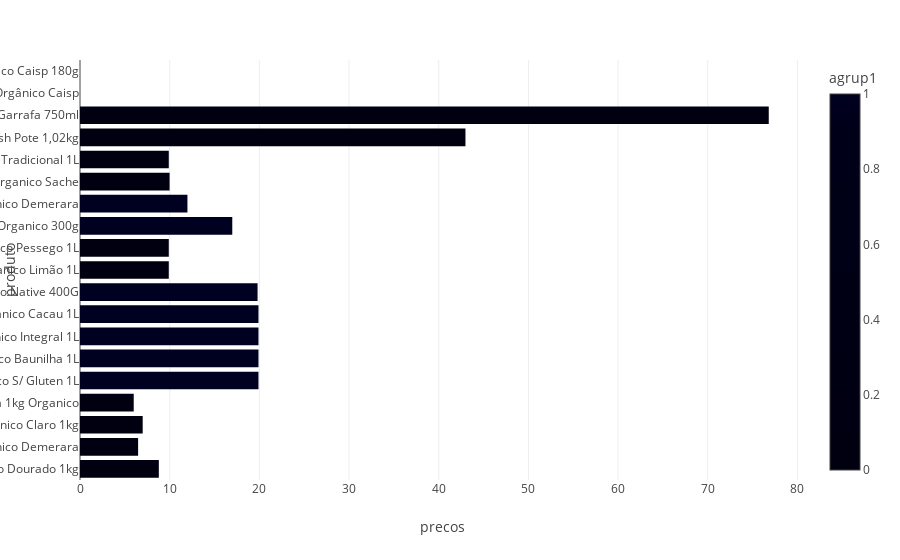

Notebook cell for this chart:
### Code cell
df['agrup1']=((df.precos>10)&(df.precos<=20))*1
df.agrup1.value_counts()


px.bar(df, x='precos', y='produto', color='agrup1')

### Figure 1 — Plotly figure (JSON) as saved in the notebook; plotly's stock layout.template omitted (floating-point values rounded to 4 significant figures)
{"data": [{"alignmentgroup": "True", "hovertemplate": "precos=%{x}<br>produto=%{y}<br>agrup1=%{marker.color}<extra></extra>", "legendgroup": "", "marker": {"color": [0, 0, 0, 0, 1, 1, 1, 1, 1, 0, 0, 1, 1, 0, 0, 0, 0, 0, 0], "coloraxis": "coloraxis", "pattern": {"shape": ""}}, "name": "", "offsetgroup": "", "orientation": "h", "showlegend": false, "textposition": "auto", "type": "bar", "x": [8.79, 6.48, 6.99, 5.99, 19.9, 19.9, 19.9, 19.9, 19.8, 9.9, 9.9, 16.98, 11.98, 9.99, 9.9, 42.98, 76.8, 0, 0], "xaxis": "x", "y": ["Açucar Native Orgânico Dourado 1kg", "Açucar Itaja 1KG Organico Demerara", "Açúcar Native Orgânico Claro 1kg", "Açucar Cristal Itaja 1kg Organico", "Bebida De Aveia Nude Organico S/ Gluten 1L", "Bebida De Aveia Nude Organico Baunilha 1L", "Bebida De Aveia Nude Organico Integral 1L", "Bebida De Aveia Nude Organico Cacau 1L", "Achocolatado Orgânico Em Pó Instantâneo Native 400G", "Chá Mate Poder da Terra Organico Limão 1L", "Chá Mate Poder da Terra Organico Pessego 1L", "Cereal Corn Flakes Native Organico 300g", "Açucar Tia Sonia 400g Organico Demerara", "Açucar Native 250g Organico Sache", "Chá Mate Poder Da Terra Organico Tradicional 1L", "Sorbet Orgânico Açaí Eco Fresh Pote 1,02kg", "Vinho Chileno Rosé Meio Seco Orgânico Reserva Adobe Valle del Rapel Garrafa 750ml", "Hortelã Orgânico Caisp", "Espinafre Orgânico Caisp 180g"], "yaxis": "y"}], "layout": {"barmode": "relative", "coloraxis": {"colorbar": {"title": {"text": "agrup1"}}, "colorscale": [[0, "#000011"], [0.1111, "#000012"], [0.2222, "#000013"], [0.3333, "#000014"], [0.4444, "#000015"], [0.5556, "#000016"], [0.6667, "#000017"], [0.7778, "#000018"], [0.8889, "#000019"], [1, "#000020"]]}, "legend": {"tracegroupgap": 0}, "margin": {"t": 60}, "xaxis": {"anchor": "y", "domain": [0, 1], "title": {"text": "precos"}}, "yaxis": {"anchor": "x", "domain": [0, 1], "title": {"text": "produto"}}}}
